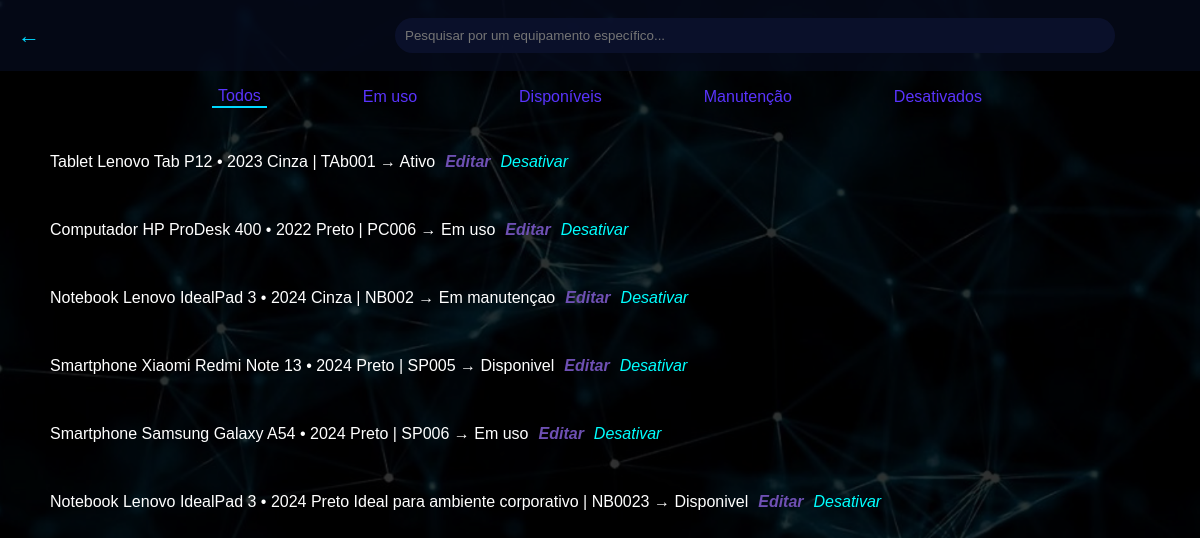
Screenshot of /lista with the database file from the repository.
### models/equipamento.py (models this page shows, shortened)
class Equipamento(db.Model):
    __tablename__ = 'equipamentos'
    id = db.Column(db.Integer, primary_key=True)  # ADICIONA NOME!
    descricao = db.Column(db.String(200), nullable=False)
    marca = db.Column(db.String(50))
    modelo = db.Column(db.String(50))
    tipo = db.Column(db.String(50))
    cor = db.Column(db.String(30))
    lancamento = db.Column(db.String(20))  # SEM ACENTO!
    codigo = db.Column(db.String(30))
    status = db.Column(db.String(20))  # ADICIONA EMPRESA!

### controllers/auth_controller.py (the view)
@auth_bp.route("/lista")
def lista():
    equipamentos = Equipamento.query.filter(
    Equipamento.status != "Desativado"
).all()
    return render_template("lista_de_equipamentos.html", equipamentos=equipamentos)

### templates/lista_de_equipamentos.html (shortened to what this page needs)
<!DOCTYPE html>
<html lang="pt-br">
<head>
    <link rel="stylesheet" href="{{ url_for('static', filename='lista_de_equipamentos.css') }}">
</head>
<body>
<header class="topo">
    <a href="/dashboard" class="voltar">←</a>
    <div class="busca">
        <input type="text" placeholder="Pesquisar por um equipamento específico...">
    </div>
</header>
<section class="filtros">
    <button class="filtro ativo">Todos</button>
    <button class="filtro">Em uso</button>
    <button class="filtro">Disponíveis</button>
    <button class="filtro">Manutenção</button>
    <button class="filtro" onclick="window.location.href='{{ url_for('auth.desativados') }}' ">Desativados</button>
</section>
<main class="lista">
{% for eq in equipamentos %}
<div class="item">
    {{ eq.tipo }}
    {{ eq.marca }}
    {{ eq.modelo }} •
    {{ eq.lancamento }}
    {{ eq.cor }}
    {{ eq.descricao }} |
    {{ eq.codigo }} →
    {{ eq.status }}
    <a class="bnt-editar" href="{{ url_for('auth.editar_equipamento', id=eq.id) }}">
        Editar
    </a>
    <a class="bnt-desativar" href="{{ url_for('auth.desativar', id=eq.id) }}">
    Desativar
    </a>
</div>
{% endfor %}
</main>
</body>
</html>

### static/lista_de_equipamentos.css (style rules this page uses)
body { margin: 0; font-family: Verdana, sans-serif; background: url("fundo_dashboard.png"); background-size: cover; background-position: center; background-repeat: no-repeat; background-attachment: fixed; color: white; font-weight: bold; }
.topo { display: flex; align-items: center; padding: 18px; background: #060c1fb4; background-attachment: fixed; background-repeat: no-repeat; background-size: cover; }
.voltar { font-size: 22px; color: #00d9ff; text-decoration: none; margin-right: 15px; }
.busca input { width: 700px; padding: 10px; border-radius: 20px; border: none; background: #0c122ee1; color: rgb(228, 229, 230); margin-left: 340px; }
.lista { width: 75%; flex-wrap: wrap; gap: 20px; padding: 20px; font-style: bold; font-weight: 500; }
.filtros { display: flex; justify-content: center; gap: 90px; padding: 15px; }
.filtro { background: transparent; border: none; color: #5934fd; font-size: 16px; cursor: pointer; }
.filtro.ativo { border-bottom: 2px solid #00d9ff; }
.lista { padding: 20px 40px; flex-direction: column; display: flex; gap: 10px; font-style: bold; }
.item { display: flex; width: 100%; align-items: center; gap: 10px; margin-bottom: 20px; padding: 10px; border-radius: 10px; transition: 0.3s; font-style: bold; }
.lista { margin-right: 270px; font-weight: 500px; }
.bnt-editar { text-decoration: none; color:rgb(110, 80, 179); font-weight: bold; font-style: italic; border-radius: 8px; }
.bnt-desativar { text-decoration: none; color: aqua; font-weight: 100; font-style: italic; }

### rows the page displays
Equipamento: tipo "Tablet", marca "Lenovo", modelo "Tab P12", lancamento "2023", cor "Cinza", codigo "TAb001", status "Ativo"
Equipamento: tipo "Computador", marca "HP", modelo "ProDesk 400", lancamento "2022", cor "Preto", codigo "PC006", status "Em uso"
Equipamento: tipo "Notebook", marca "Lenovo", modelo "IdealPad 3", lancamento "2024", cor "Cinza", codigo "NB002", status "Em manutençao"
Equipamento: tipo "Smartphone", marca "Xiaomi", modelo "Redmi Note 13", lancamento "2024", cor "Preto", codigo "SP005", status "Disponivel"
Equipamento: tipo "Smartphone", marca "Samsung", modelo "Galaxy A54", lancamento "2024", cor "Preto", codigo "SP006", status "Em uso"
Equipamento: tipo "Notebook", marca "Lenovo", modelo "IdealPad 3", lancamento "2024", cor "Preto", descricao "Ideal para ambiente corporativo", codigo "NB0023", status "Disponivel"
